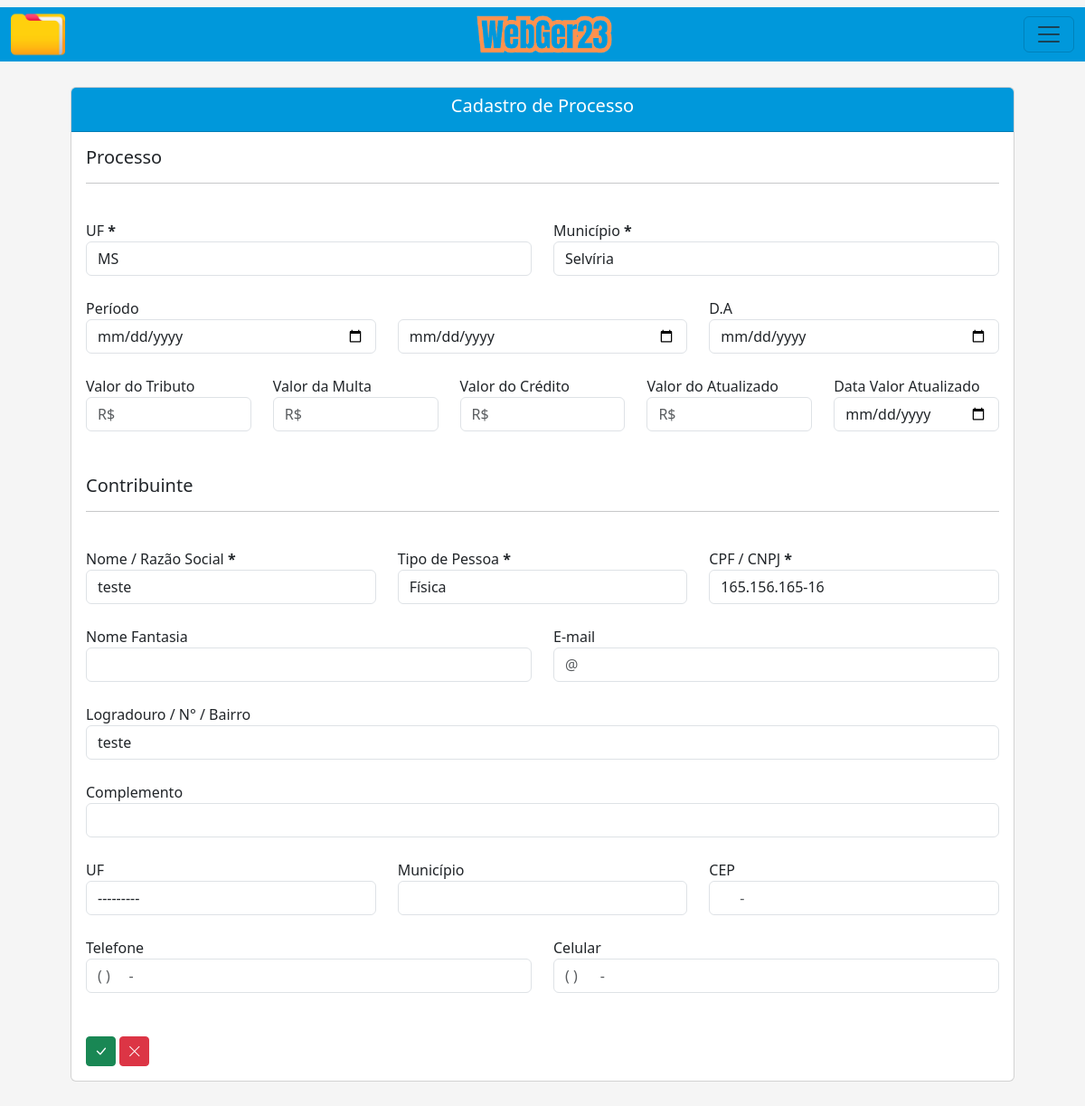
The page /editar/processo-adm/1/ on the database as committed earlier.
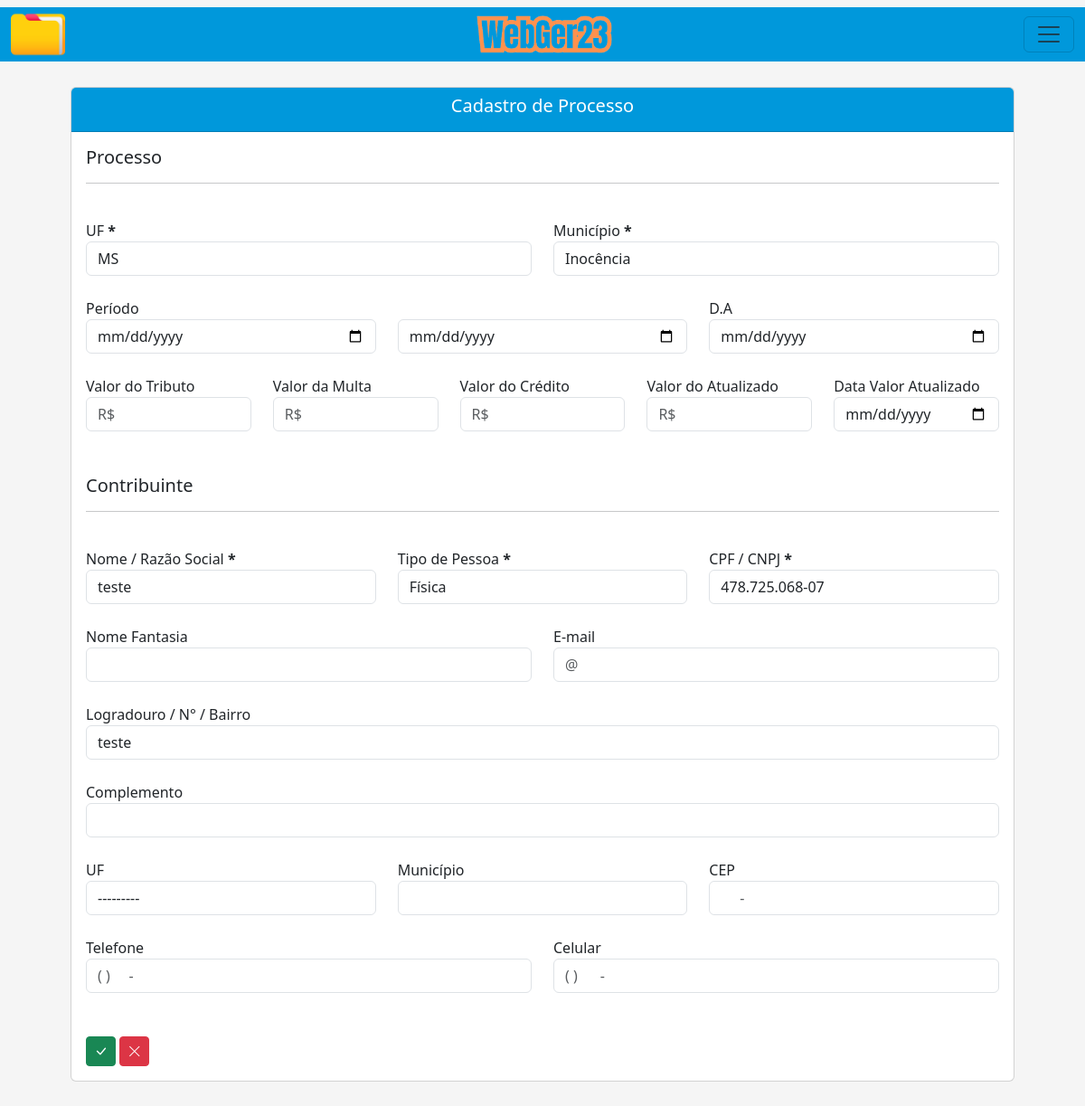
The same page on the database as committed later.
### processo/models.py (models this page shows, shortened)
class Base(models.Model): # Classe base, será herdada pelas outras classes
    data_criacao = models.DateField('data_criação', auto_now_add=True)
    data_alteracao = models.DateField('Alterado', auto_now=True)
    ativo = models.BooleanField('Ativo?', default=True)
    class Meta:
        abstract = True

class ProcessoAdm(Base):
    ufs = (
        ('MS', 'MS'), ('MT', 'MT'), ('SP', 'SP'), ('RJ', 'RJ'),
    )
    municipios = (
        ('Selvíria', 'Selvíria'), ('Inocência', 'Inocência'),
    )
    tipo_pessoas = (
        ('Física', 'Física'), ('Jurídica', 'Jurídica'),
    )
    criador_processo_adm = models.ForeignKey(get_user_model(), verbose_name='Usuário Criador', on_delete=models.CASCADE) # Usuário que criou o processo, utilizando chave primária com o get_user_model do django, para utilizar o usuário logado automaticamente
    numero = models.CharField(unique=True, verbose_name='N°', max_length=10) # Número do processo
    municipio = models.CharField(max_length=50, choices=municipios, verbose_name='Município') # Município
    uf = models.CharField(max_length=2, choices=ufs) # UF
    data_inicial = models.DateField(blank=True, null=True) # Data Inicial do Período do processo
    data_final = models.DateField(blank=True, null=True) # Data final do Período do processo
    data_div_ativa = models.DateField(blank=True, null=True) # Data dívida ativa
    valor_atributo = models.CharField(max_length=14, blank=True, null=True)  # Valor do atributo
    valor_multa = models.CharField(max_length=14, blank=True, null=True) # Valor da multa
    valor_credito = models.CharField(max_length=14, blank=True, null=True) # Valor do crédito
    valor_atualizado = models.CharField(max_length=14, blank=True, null=True) # Valor do atualizado
    data_valor_atualizado = models.DateField(blank=True, null=True) # Data valor atualizado
    nome_contribuinte = models.CharField(max_length=50)  # Nome / Razão Social
    tipo_pessoa = models.CharField(max_length=50, choices=tipo_pessoas) # Física / Jurídica
    documento = models.CharField(max_length=20, verbose_name='CPF/CNPJ', unique=True) # CPF / CNPJ
    nome_fantasia = models.CharField(max_length=50, blank=True, null=True) # Nome Fantasia
    email = models.EmailField(max_length=50, blank=True, null=True) # E-mail
    endereco = models.CharField(max_length=150) # Rua
    complemento = models.CharField(max_length=50, blank=True, null=True) # Complemento
    municipio_contribuinte = models.CharField(max_length=50, blank=True, null=True) # Município Contribuinte
    uf_contribuinte = models.CharField(max_length=2, choices=ufs, verbose_name='UF', blank=True, null=True) # UF Contribuinte
    cep = models.CharField(max_length=10, blank=True, null=True) # CEP
    telefone = models.CharField(max_length=20, blank=True, null=True) # Telefone
    celular = models.CharField(max_length=20, blank=True, null=True) # Celular

### processo/views.py (the view)
# urls.py: path('editar/processo-adm/<int:pk>/', ProcessoAdmUpdate.as_view(), name='proc-adm-update'),
class ProcessoAdmUpdate(UpdateView):
    model = ProcessoAdm
    template_name = 'processos/updates/processo_adm_update.html'
    fields = ['municipio', 'uf', 'data_inicial', 'data_final', 'data_div_ativa', 'valor_atributo', 'valor_multa', 'valor_credito', 'valor_atualizado', 'data_valor_atualizado', 'nome_contribuinte', 'tipo_pessoa', 'documento', 'nome_fantasia', 'email', 'endereco', 'complemento', 'municipio_contribuinte', 'uf_contribuinte', 'cep', 'telefone', 'celular']
    success_url = reverse_lazy('proc-adm-list')

### processo/templates/processos/updates/processo_adm_update.html (shortened to what the changed rows need)
{% extends 'index.html' %}
{% load static %}
{% load widget_tweaks %}
{% block conteudo %}
    <div class="container p-5">
        <br><br>
        <div class="card">
            <div class="card-body">
                <form action="" method="post" enctype="multipart/form-data">
                    <br>
                    <div class="row">
                        <div class="col">
                            <label for="uf">UF <b>*</b></label>
                            {% render_field form.uf class="form-control" id="uf"%}
                        </div>
                        <div class="col">
                            <label for="municipio">Município <b>*</b></label>
                            {% render_field form.municipio class="form-control" id="municipio"%}
                        </div>
                    </div>
                    <br>
                    <div class="row">
                        <div class="col">
                            <label for="data_inicial">Período</label>
                            {% render_field form.data_inicial class="form-control" type="date" id="data_inicial"%}
                        </div>
                        <div class="col">
                            {% render_field form.data_final class="form-control" type="date" id="data_final"%}
                        </div>
                        <div class="col">
                            <label for="data_div_ativa">D.A</label>
                            {% render_field form.data_div_ativa class="form-control" type="date" id="data_div_ativa"%}
                        </div>
                    </div>
                    <br>
                    <div class="row">
                        <div class="col">
                            <label for="valor_atributo">Valor do Tributo</label>
                            {% render_field form.valor_atributo class="mask-money form-control" placeholder="R$"  id="valor_atributo" autocomplete="off"%}
                        </div>
                        <div class="col">
                            <label for="valor_multa">Valor da Multa</label>
                            {% render_field form.valor_multa class="form-control" placeholder="R$" id="valor_multa" autocomplete="off"%}
                        </div>
                        <div class="col">
                            <label for="valor_credito">Valor do Crédito</label>
                            {% render_field form.valor_credito class="form-control" placeholder="R$" id="valor_credito" autocomplete="off"%}
                        </div>
                        <div class="col">
                            <label for="valor_atualizado">Valor do Atualizado</label>
                            {% render_field form.valor_atualizado class="form-control" placeholder="R$" id="valor_atualizado" autocomplete="off"%}
                        </div>
                        <div class="col">
                            <label for="data_valor_atualizado">Data Valor Atualizado</label>
                            {% render_field form.data_valor_atualizado class="form-control" type="date" placeholder="R$" id="data_valor_atualizado"%}
                        </div>
                    </div>
                    <br><br>
                    <br>
                    <div class="row">
                        <div class="col">
                            <label for="nome_contribuinte">Nome / Razão Social <b>*</b></label>
                            {% render_field form.nome_contribuinte class="form-control" id="nome_contribuinte" autocomplete="off"%}
                        </div>
                        <div class="col">
                            <label for="tipo_pessoa">Tipo de Pessoa <b>*</b></label>
                            {% render_field form.tipo_pessoa class="form-control" id="tipo_pessoa" autocomplete="off"%}
                        </div>
                        <div class="col">
                            <label for="documento">CPF / CNPJ <b>*</b></label>
                            {% render_field form.documento class="form-control" id="documento" autocomplete="off"%}
                        </div>
                    </div>
                    <br>
                    <div class="row">
                        <div class="col">
                            <label for="nome_fantasia">Nome Fantasia</label>
                            {% render_field form.nome_fantasia class="form-control" id="nome_fantasia" autocomplete="off"%}
                        </div>
                        <div class="col">
                            <label for="email">E-mail</label>
                            {% render_field form.email class="form-control" placeholder="@" id="email" autocomplete="off" autocomplete="off"%}
                        </div>
                    </div>
                    <br>
                    <div class="row">
                        <div class="col">
                            <label for="endereco">Logradouro / N° / Bairro</label>
                            {% render_field form.endereco class="form-control" id="endereco" autocomplete="off"%}
                        </div>
                    </div>
                    <br>
                    <div class="row">
                        <div class="col">
                            <label for="complemento">Complemento</label>
                            {% render_field form.complemento class="form-control" id="complemento" autocomplete="off"%}
                        </div>
                    </div>
                    <br>
                    <div class="row">
                        <div class="col">
                            <label for="uf_contribuinte">UF</label>
                            {% render_field form.uf_contribuinte class="form-control" id="uf_contribuinte" autocomplete="off"%}
                        </div>
                        <div class="col">
                            <label for="municipio_contribuinte">Município</label>
                            {% render_field form.municipio_contribuinte class="form-control" id="municipio_contribuinte" autocomplete="off"%}
                        </div>
                        <div class="col">
                            <label for="cep">CEP</label>
                            {% render_field form.cep class="form-control" placeholder="     -   " id="cep" autocomplete="off"%}
                        </div>
                    </div>
                    <br>
                    <div class="row">
                        <div class="col">
                            <label for="telefone">Telefone</label>
                            {% render_field form.telefone class="form-control" placeholder="( )     -    " id="telefone" autocomplete="off"%}
                        </div>
                        <div class="col">
                            <label for="celular">Celular</label>
                            {% render_field form.celular class="form-control" placeholder="( )      -    " id="celular" autocomplete="off"%}
                        </div>
                    </div>
                    <br><br>
                </form>
            </div>
        </div>
    </div>
{% endblock %}

Rows that differ between the two databases and show on the page:
changed ProcessoAdm "MS": municipio "Selvíria" → "Inocência"; documento "165.156.165-16" → "478.725.068-07"
